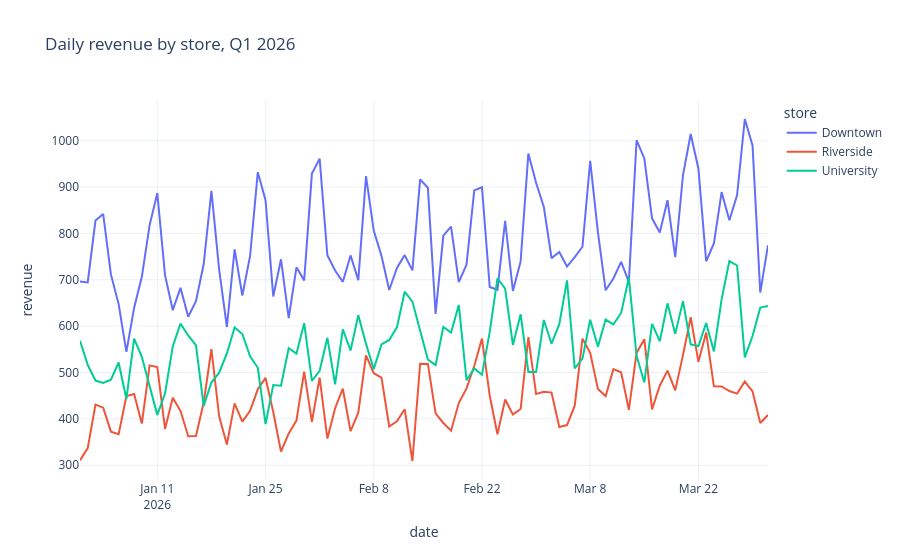

Notebook code for this chart:
### Code cell
fig = px.line(daily, x="date", y="revenue", color="store",
              title="Daily revenue by store, Q1 2026")
fig.show()
